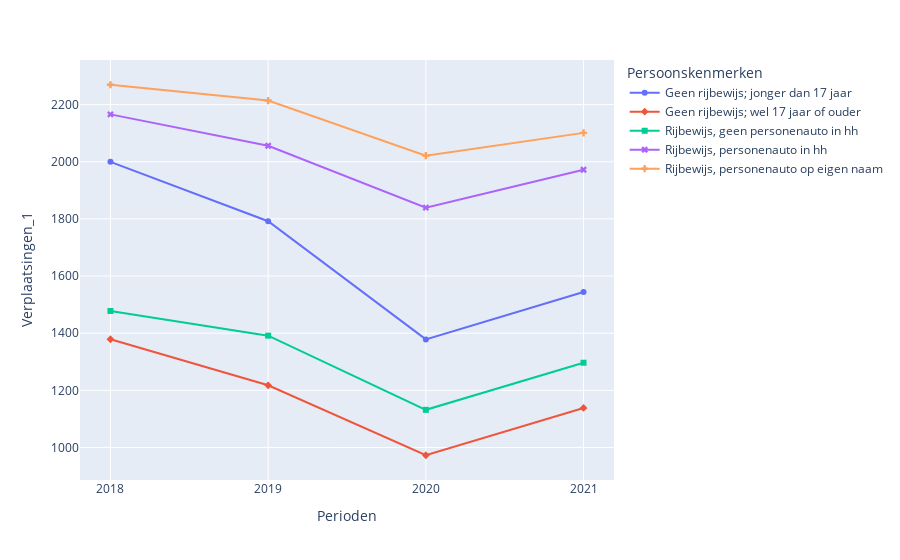

Notebook code cell kept with this figure:
### Markdown cell above
## Changes during the years

### Code cell
auto = [ 'Rijbewijs, personenauto op eigen naam', 'Rijbewijs, personenauto in hh', 'Rijbewijs, geen personenauto in hh',
       'Geen rijbewijs; wel 17 jaar of ouder','Geen rijbewijs; jonger dan 17 jaar']

filtered_auto = data_motief[data_motief['Persoonskenmerken'].isin(auto)]

data_auto_perioden = filtered_auto.groupby(['Persoonskenmerken', 'Perioden']).sum().reset_index()

fig = px.line(data_auto_perioden, x='Perioden', y='Verplaatsingen_1', color='Persoonskenmerken', symbol="Persoonskenmerken")
fig.show()

### Figure 1 — Plotly figure (JSON) as saved in the notebook; plotly's stock layout.template omitted (floating-point values rounded to 4 significant figures)
{"data": [{"hovertemplate": "Persoonskenmerken=Geen rijbewijs; jonger dan 17 jaar<br>Perioden=%{x}<br>Verplaatsingen_1=%{y}<extra></extra>", "legendgroup": "Geen rijbewijs; jonger dan 17 jaar", "line": {"color": "#636efa", "dash": "solid"}, "marker": {"symbol": "circle"}, "mode": "markers+lines", "name": "Geen rijbewijs; jonger dan 17 jaar", "orientation": "v", "showlegend": true, "type": "scatter", "x": ["2018", "2019", "2020", "2021"], "xaxis": "x", "y": [2000.0, 1792.0, 1378.0, 1544.0], "yaxis": "y"}, {"hovertemplate": "Persoonskenmerken=Geen rijbewijs; wel 17 jaar of ouder<br>Perioden=%{x}<br>Verplaatsingen_1=%{y}<extra></extra>", "legendgroup": "Geen rijbewijs; wel 17 jaar of ouder", "line": {"color": "#EF553B", "dash": "solid"}, "marker": {"symbol": "diamond"}, "mode": "markers+lines", "name": "Geen rijbewijs; wel 17 jaar of ouder", "orientation": "v", "showlegend": true, "type": "scatter", "x": ["2018", "2019", "2020", "2021"], "xaxis": "x", "y": [1379.0, 1218.0, 973.0, 1139.0], "yaxis": "y"}, {"hovertemplate": "Persoonskenmerken=Rijbewijs, geen personenauto in hh<br>Perioden=%{x}<br>Verplaatsingen_1=%{y}<extra></extra>", "legendgroup": "Rijbewijs, geen personenauto in hh", "line": {"color": "#00cc96", "dash": "solid"}, "marker": {"symbol": "square"}, "mode": "markers+lines", "name": "Rijbewijs, geen personenauto in hh", "orientation": "v", "showlegend": true, "type": "scatter", "x": ["2018", "2019", "2020", "2021"], "xaxis": "x", "y": [1478.0, 1391.0, 1132.0, 1297.0], "yaxis": "y"}, {"hovertemplate": "Persoonskenmerken=Rijbewijs, personenauto in hh<br>Perioden=%{x}<br>Verplaatsingen_1=%{y}<extra></extra>", "legendgroup": "Rijbewijs, personenauto in hh", "line": {"color": "#ab63fa", "dash": "solid"}, "marker": {"symbol": "x"}, "mode": "markers+lines", "name": "Rijbewijs, personenauto in hh", "orientation": "v", "showlegend": true, "type": "scatter", "x": ["2018", "2019", "2020", "2021"], "xaxis": "x", "y": [2166.0, 2056.0, 1839.0, 1972.0], "yaxis": "y"}, {"hovertemplate": "Persoonskenmerken=Rijbewijs, personenauto op eigen naam<br>Perioden=%{x}<br>Verplaatsingen_1=%{y}<extra></extra>", "legendgroup": "Rijbewijs, personenauto op eigen naam", "line": {"color": "#FFA15A", "dash": "solid"}, "marker": {"symbol": "cross"}, "mode": "markers+lines", "name": "Rijbewijs, personenauto op eigen naam", "orientation": "v", "showlegend": true, "type": "scatter", "x": ["2018", "2019", "2020", "2021"], "xaxis": "x", "y": [2269.0, 2214.0, 2021.0, 2101], "yaxis": "y"}], "layout": {"legend": {"title": {"text": "Persoonskenmerken"}, "tracegroupgap": 0}, "margin": {"t": 60}, "xaxis": {"anchor": "y", "domain": [0, 1], "title": {"text": "Perioden"}}, "yaxis": {"anchor": "x", "domain": [0, 1], "title": {"text": "Verplaatsingen_1"}}}}
